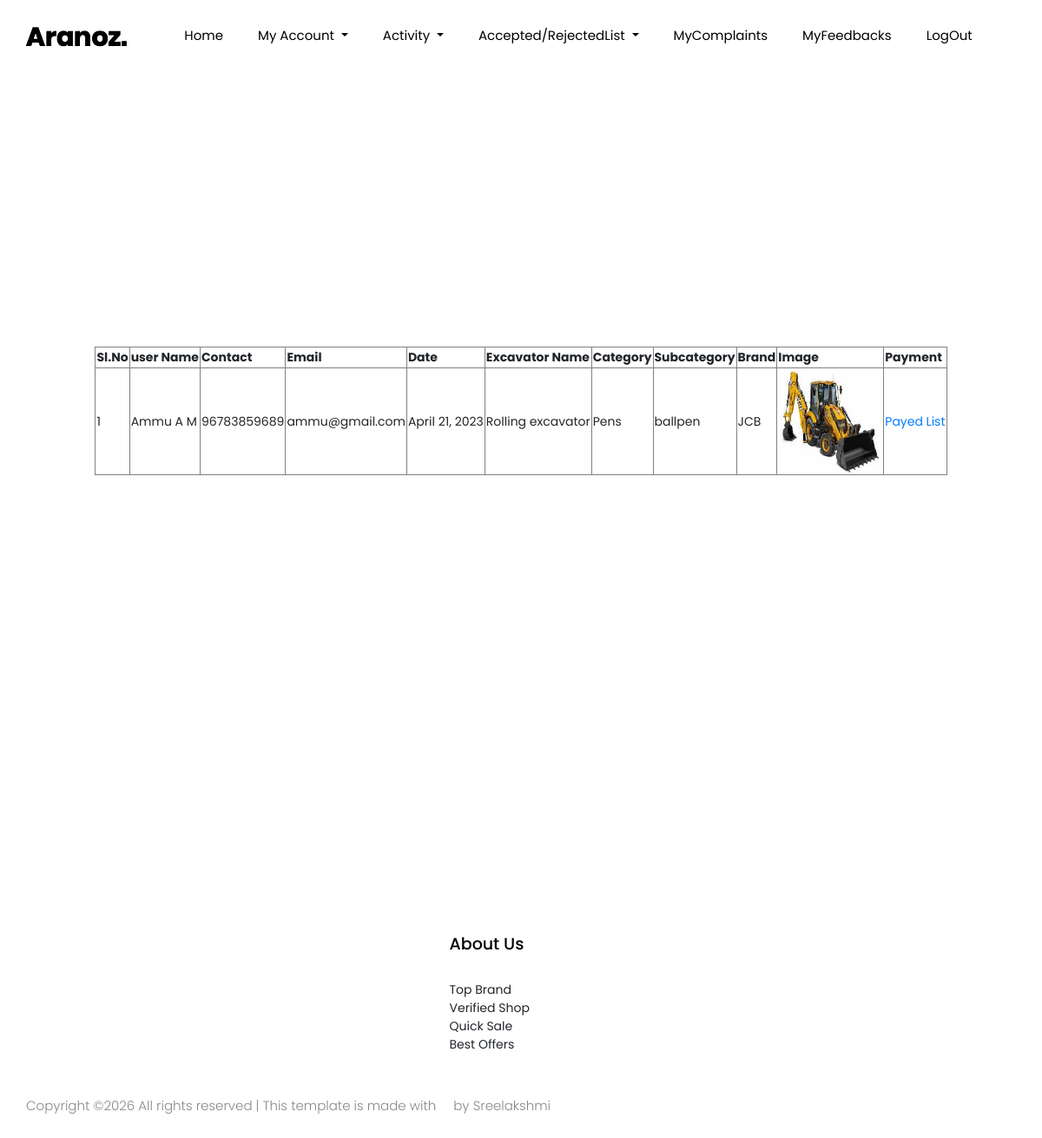
The app's page /shop/acceptedlist/ with its own data.
### Users/models.py (models this page shows)
class Booking(models.Model):
    booking_date=models.DateField(auto_now=True)
    excavator=models.ForeignKey(Excavator,on_delete=models.CASCADE)
    user=models.ForeignKey(User,on_delete=models.CASCADE)
    booking_vsts=models.IntegerField(default=0)

### Guests/models.py (models this page shows, shortened)
class User(models.Model):
    name=models.CharField(max_length=50)
    email=models.CharField(max_length=50)
    contact=models.CharField(max_length=50)
    address=models.CharField(max_length=50)
    place=models.ForeignKey("Admin.Place",on_delete=models.CASCADE)
    photo=models.FileField(upload_to='userphoto/')
    proof=models.FileField(upload_to='userproof/')
    password=models.CharField(max_length=10)

### Shops/models.py (models this page shows, shortened)
class Excavator(models.Model):
    name=models.CharField(max_length=50)
    subcategory=models.ForeignKey(Subcategory,on_delete=models.CASCADE)
    brandtype=models.ForeignKey(Brandtype,on_delete=models.SET_NULL,null=True)
    details=models.CharField(max_length=100)
    price=models.CharField(max_length=50,null=True)
    shoptype=models.ForeignKey(Shoptype,on_delete=models.CASCADE)
    image=models.FileField(upload_to='Excavatorsphoto/')
    shop=models.ForeignKey(Shop,on_delete=models.CASCADE)

### Admin/models.py (models this page shows, shortened)
class Subcategory(models.Model):
    name=models.CharField(max_length=50)
    category=models.ForeignKey(Category,on_delete=models.CASCADE)
    def __str__(self):
        return self.name

class Category(models.Model):
    name=models.CharField(max_length=50)

class Brandtype(models.Model):
    brandtype=models.CharField(max_length=50)

### Shops/views.py (the view)
# urls.py: path('acceptedlist/',views.acceptedbooklist,name="acceptedlist"),
def acceptedbooklist(request):
    book=Booking.objects.filter(booking_vsts=1)
    return render(request,"Shops/AcceptedBooking.html",{'book':book})

### Shops/Templates/Shops/AcceptedBooking.html (shortened to what this page needs)
{% extends 'Shops/Head.html'%}
{% load static %}
{% block content %}
<!DOCTYPE html>
<html lang="en">
<head>
</head>
<body>
    <table border="1" align="center">
        <tr>
            <th>Sl.No</th>
            <th>user Name</th>
            <th>Contact</th>
            <th>Email</th>
            <th>Date</th>
            <th>Excavator Name</th>
            <th>Category</th>
            <th>Subcategory</th>
            <th>Brand</th>
            <th>Image</th>
            <th>Payment</th>
        </tr>
        {% for i in book %}
        <tr>
            <td>{{forloop.counter}}</td>
            <td>{{i.user.name}}</td>
            <td>{{i.user.contact}}</td>
            <td>{{i.user.email}}</td>
            <td>{{i.booking_date}}</td>
            <td>{{i.excavator.name}}</td>
            <td>{{i.excavator.subcategory.category.name}}</td>
            <td>{{i.excavator.subcategory}}</td>
            <td>{{i.excavator.brandtype.brandtype}}</td>
            <td><img src="{{i.excavator.image.url}}" alt="img" width="120px" height="120px"></td>
            <td><a href="{% url 'webshop:payedbook'  %}">Payed List</a></td>
            {% endfor %}
        </tr>
        </table>
        </body>
        </html>
        {% endblock content %}

### records on screen
Booking: user.name "Ammu A M", user.contact "96783859689", user.email "ammu@gmail.com", booking_date "April 21, 2023", excavator.name "Rolling excavator", excavator.subcategory.category.name "Pens", excavator.subcategory "ballpen", excavator.brandtype.brandtype "JCB", excavator.image (picture)
